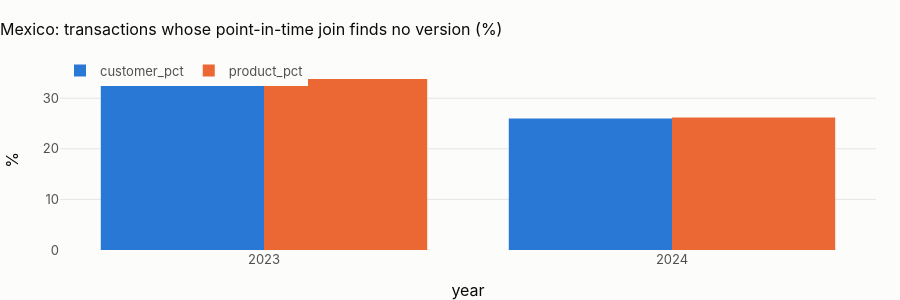

The notebook cell this image was saved under:
### Markdown cell above
## 1 · Point-in-time keys of the transaction fact

### Code cell
cov = pl.q("""select count(*) as transactions,
                     round(100 * avg((customer_sk is null)::int), 2) as missing_customer_sk_pct,
                     round(100 * avg((product_sk is null)::int), 2) as missing_product_sk_pct,
                     round(100 * avg((customer_sk is null or product_sk is null)::int), 2) as missing_either_pct
              from {fct_transaction}""")
show(cov, paging=False)
yr = pl.q("""select year(transaction_ts_utc) as year, round(100 * avg((customer_sk is null)::int), 1) as customer_pct,
                    round(100 * avg((product_sk is null)::int), 1) as product_pct
             from {fct_transaction} group by 1 order by 1""")
fig = px.bar(
    yr.melt(id_vars="year"),
    x="year",
    y="value",
    color="variable",
    barmode="group",
    title=f"{CTRY.title}: transactions whose point-in-time join finds no version (%)",
)
fig.update_layout(height=300, yaxis_title="%", legend_title=None)
fig.show()
why = pl.q("""
    select count(*) filter (where customer_sk is null or product_sk is null) as missing,
           count(*) filter (where (customer_sk is null or product_sk is null)
                              and (customer_sk is not null or f.transaction_ts_utc < c.registration_date)
                              and (product_sk is not null or f.transaction_ts_utc < p.opening_date)) as predates
    from {fct_transaction} f left join {int_customer_profile} c using (customer_id)
    left join {int_products_enriched} p using (product_id)""").iloc[0]
explained = 100 * why.predates / max(why.missing, 1)
display(
    Markdown(
        f"**{cov.missing_either_pct.iloc[0]:.1f} % of {CTRY.name}'s transactions lose at least one key**; "
        f"{explained:.1f} % of those because they predate the customer's registration or the product's opening (an "
        "independence of dates in the generator). The fix is the same in every country: the first version is valid "
        "from the beginning of time."
        + (
            " The share is higher than main's 19 % because this dataset's transactions are concentrated in the "
            "first fifteen months, when fewer customers and products had been opened."
            if DATASET == "backup"
            else ""
        )
    )
)

### Figure 1 — Plotly figure (JSON) as saved in the notebook; plotly's stock layout.template omitted (floating-point values rounded to 4 significant figures)
{"data": [{"alignmentgroup": "True", "hovertemplate": "variable=customer_pct<br>year=%{x}<br>value=%{y}<extra></extra>", "legendgroup": "customer_pct", "marker": {"color": "#2a78d6", "pattern": {"shape": ""}}, "name": "customer_pct", "offsetgroup": "customer_pct", "orientation": "v", "showlegend": true, "textposition": "auto", "type": "bar", "x": [2023, 2024], "xaxis": "x", "y": [33.7, 26.0], "yaxis": "y"}, {"alignmentgroup": "True", "hovertemplate": "variable=product_pct<br>year=%{x}<br>value=%{y}<extra></extra>", "legendgroup": "product_pct", "marker": {"color": "#eb6834", "pattern": {"shape": ""}}, "name": "product_pct", "offsetgroup": "product_pct", "orientation": "v", "showlegend": true, "textposition": "auto", "type": "bar", "x": [2023, 2024], "xaxis": "x", "y": [33.8, 26.2], "yaxis": "y"}], "layout": {"barmode": "group", "height": 300, "legend": {"title": {}, "tracegroupgap": 0}, "title": {"text": "Mexico: transactions whose point-in-time join finds no version (%)"}, "xaxis": {"anchor": "y", "domain": [0.0, 1.0], "title": {"text": "year"}}, "yaxis": {"anchor": "x", "domain": [0.0, 1.0], "title": {"text": "%"}}}}
